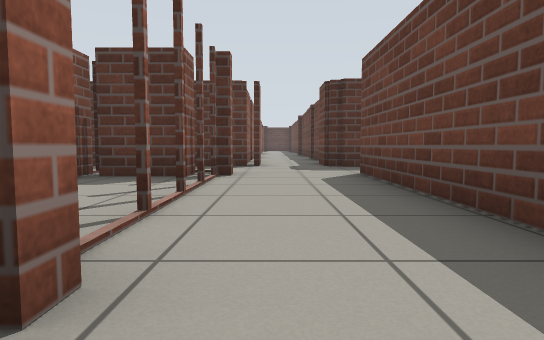
View 1 (above)

15 first-person views from a walk through a Gazebo world. The camera is 0.5 m above the floor, tilts 4° down and sees 75° across. The floor is counted in squares, 1 m on a side. Each view is taken from the middle of a square. On the plan, view 1 faces up. The plan holds only what a view shows up to about 9 squares ahead; the rest is blank.

View 2
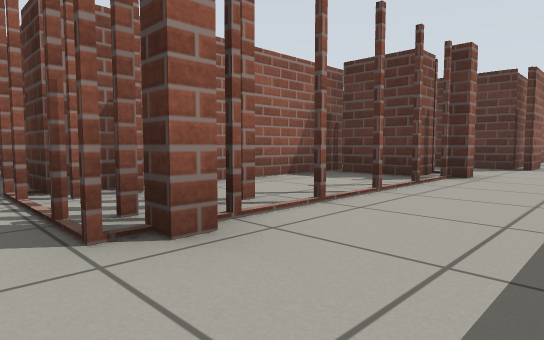

View 3
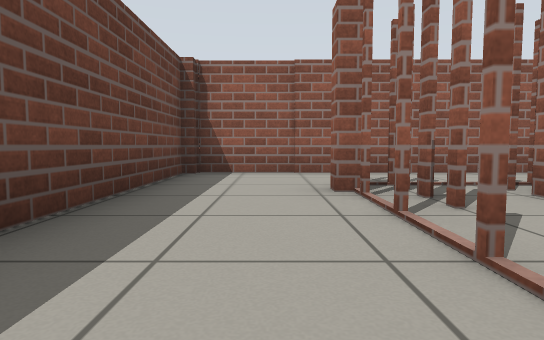

View 4
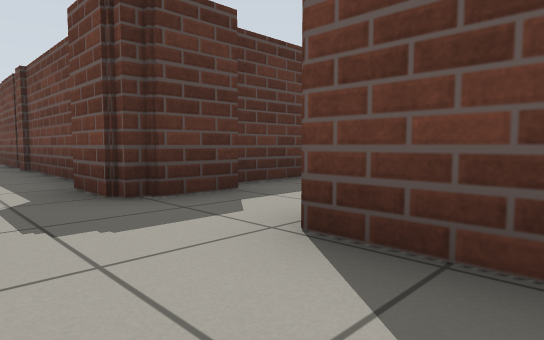

View 5
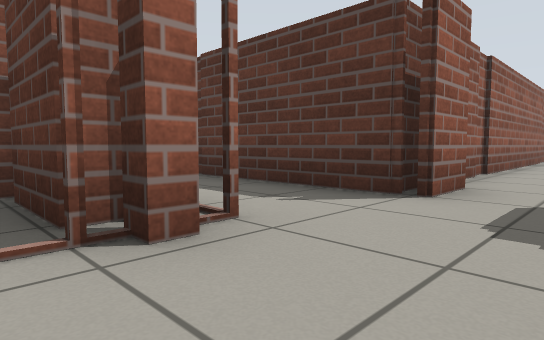

View 6
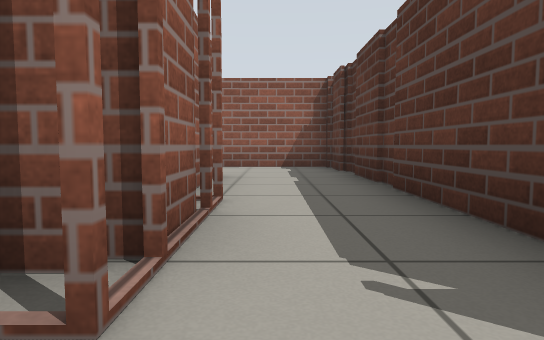

View 7
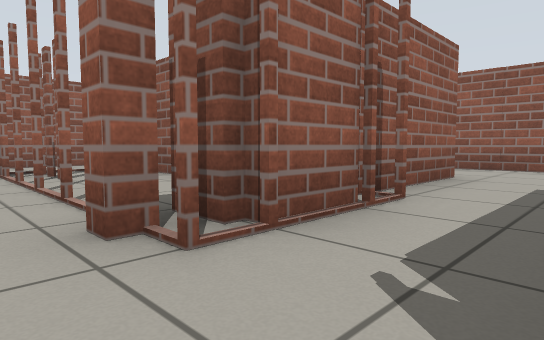

View 8
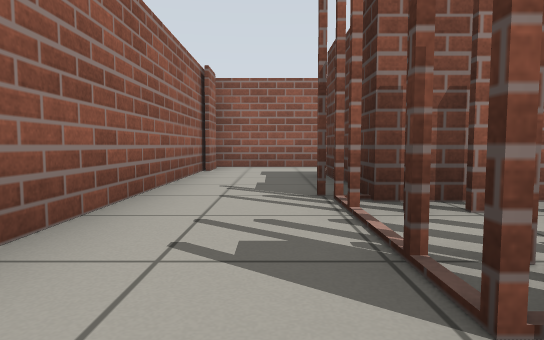

View 9
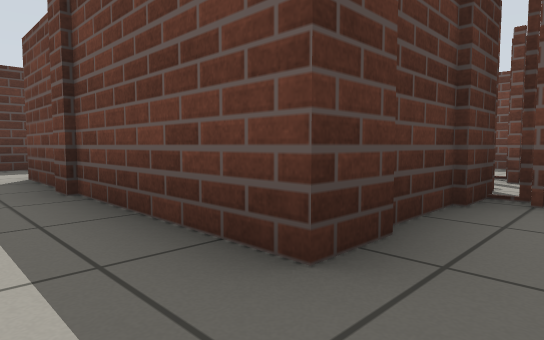

View 10
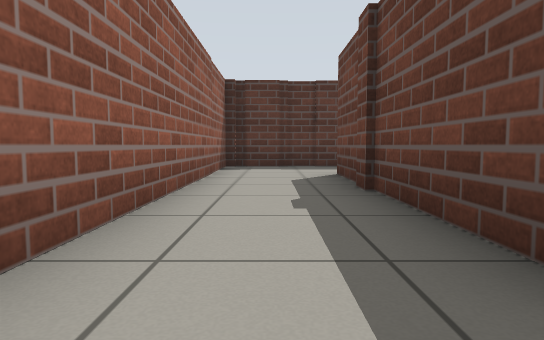

View 11
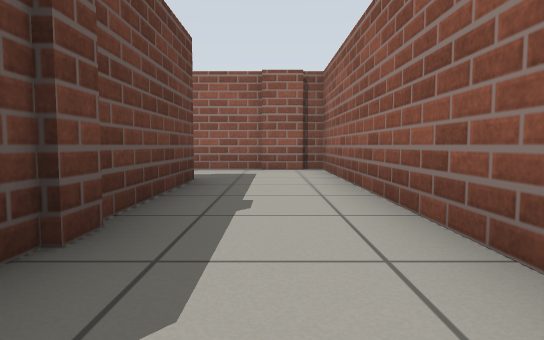

View 12
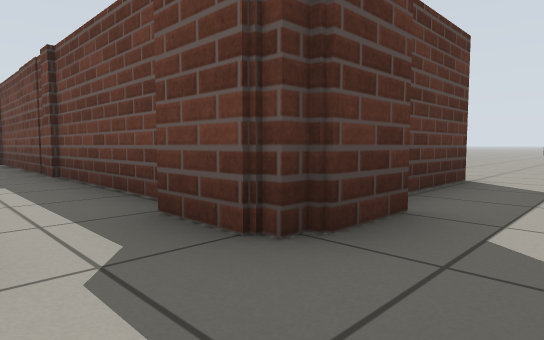

View 13
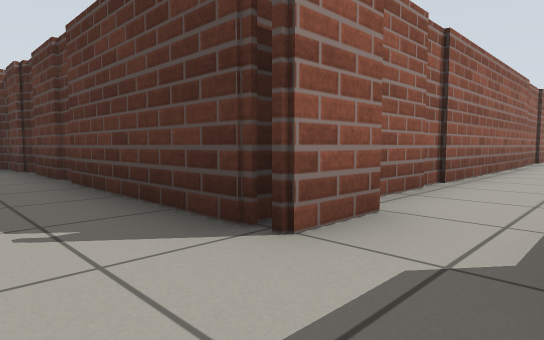

View 14
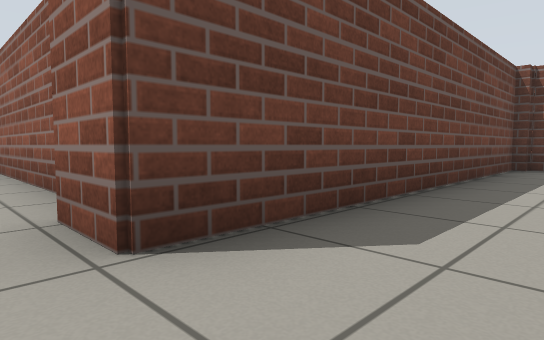

View 15
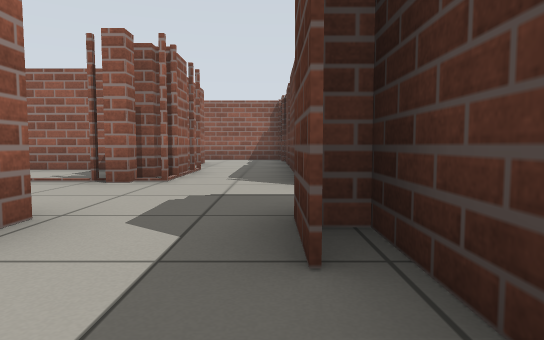

### Floor plan
Ten units are one square. View 1 is at (0, 0); x grows to the right and y downward. Boxes are objects, and circles mark ways between rooms. Rooms are numbered by the first view taken in them; rooms with no view inside come last. Other rooms are left out.
<svg viewBox="-86 -195 221 213">
<path fill="none" stroke="#000" d="M-24 13 16 13 16 -26M16 -26 16 -65M-13 -65 -13 -56 -28 -56M-15 -65 -15 -61M-31 -61 -31 -9M16 -65 26 -65M26 -82 13 -82 13 -95M-31 -9 -59 -9 -59 -61M-31 -6 -36 -6M-81 -64 -81 13 -24 13M55 -86 19 -86M41 -61 78 -61M-28 -65 -15 -65M-59 -61 -31 -61M-3 -84 -81 -84 -81 -64"/>
<circle cx="-20" cy="-20" r="3" fill="#2a7"/>
<circle cx="5" cy="-15" r="3" fill="#2a7"/>
<circle cx="-30" cy="0" r="3" fill="#2a7"/>
<circle cx="5" cy="-60" r="3" fill="#2a7"/>
<circle cx="20" cy="-70" r="3" fill="#2a7"/>
<circle cx="-10" cy="-70" r="3" fill="#2a7"/>
<circle cx="-70" cy="-60" r="3" fill="#2a7"/>
<text x="0" y="-10">1</text>
<text x="0" y="-40">2</text>
<text x="10" y="-70">3</text>
<text x="-70" y="-20">4</text>
<text x="130" y="-190">5</text>
<text x="-40" y="-70">6</text>
</svg>
Room 1 opens to room 2. Room 1 opens to room 4. Room 2 opens to room 3. Room 3 opens to room 5. Room 3 opens to room 6. Room 4 opens to room 6.

Where each view was taken, in squares from view 1:
view 1: 0 up, 0 right, facing up
view 2: 0 up, 1 right, facing up-left
view 3: 5 up, 0 right, facing down
view 4: 5 up, 0 right, facing up-right
view 5: 5 up, 1 right, facing up-left
view 6: 7 up, 0 right, facing left
view 7: 8 up, 0 right, facing down-left
view 8: 0 up, 0 right, facing left
view 9: 0 up, 7 left, facing up-right
view 10: 0 up, 7 left, facing up
view 11: 6 up, 7 left, facing down
view 12: 7 up, 0 right, facing up-right
view 13: 7 up, 1 right, facing up-left
view 14: 7 up, 0 right, facing down-right
view 15: 8 up, 4 right, facing left
